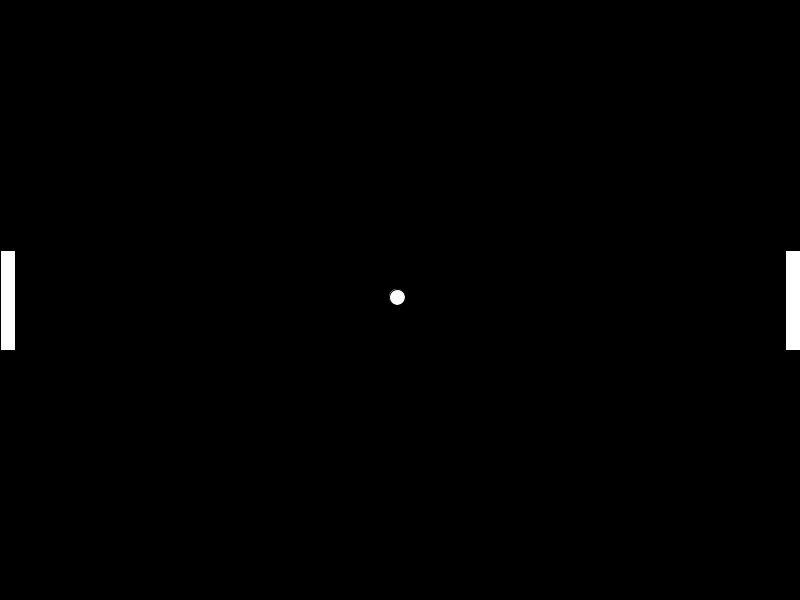
Frame 1 (no input)
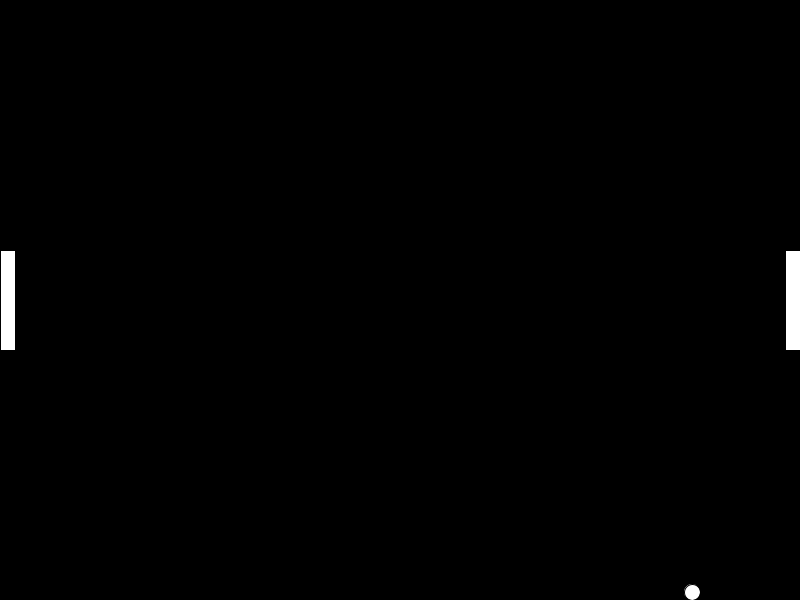
Frame 60 (the mouse pressed at the canvas centre just before this capture)
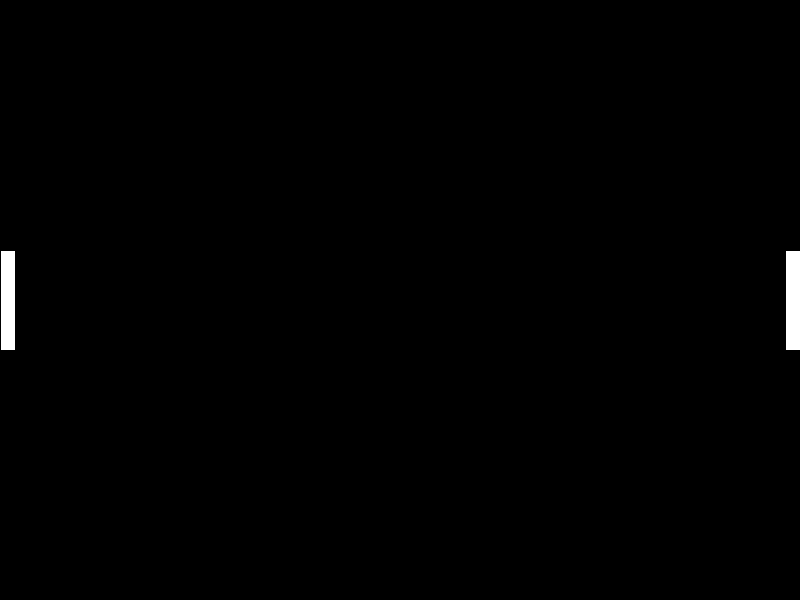
Frame 120 (the mouse held since frame 60 and released just before this capture)

The Processing sketch that drew these frames (run headless with seeded random() and noise(); from frame 60 on, the mouse is pressed at the canvas centre):

// Processing sketch: Pong
// ── Pong.pde
float paddle_speed = 5;
float ball_speed = 5;
float paddle_width = 15;
float paddle_height = 100;
float ball_diam = 16;

PVector p1_pos;
PVector p2_pos;
PVector ball_pos;

void setup(){
  p1_pos = new PVector(0, height/2 - paddle_height/2);
  p2_pos = new PVector(width - paddle_width, height/2 - paddle_height/2);
  ball_pos = new PVector(width/2 - ball_diam/2, height/2 - ball_diam/2);
  size(800, 600);
}

void draw(){
  background(0);
  
  update();
  render();
}

void update(){
  ball_pos.x += ball_speed;
  ball_pos.y += ball_speed;
}

void keyPressed(){
  //switch (key){
  //  case 'q': p1_pos.y -= paddle_speed;
  //  case 'e': p1_pos.y += paddle_speed;
  //  case 'i': p2_pos.y -= paddle_speed;
  //  case 'p': p2_pos.y += paddle_speed;
  //}
  if(key == 'q'){
    p1_pos.y -= paddle_speed;
  }
  if(key == 'e'){
    p1_pos.y += paddle_speed;
  }
  if(key == 'i'){
    p2_pos.y -= paddle_speed;
  }
  if(key == 'p'){
    p2_pos.y += paddle_speed;
  }
}

void render(){
  
  ellipse(ball_pos.x, ball_pos.y, ball_diam, ball_diam);
  rect(p1_pos.x, p1_pos.y, paddle_width, paddle_height); 
  rect(p2_pos.x, p2_pos.y, paddle_width, paddle_height); 
}
